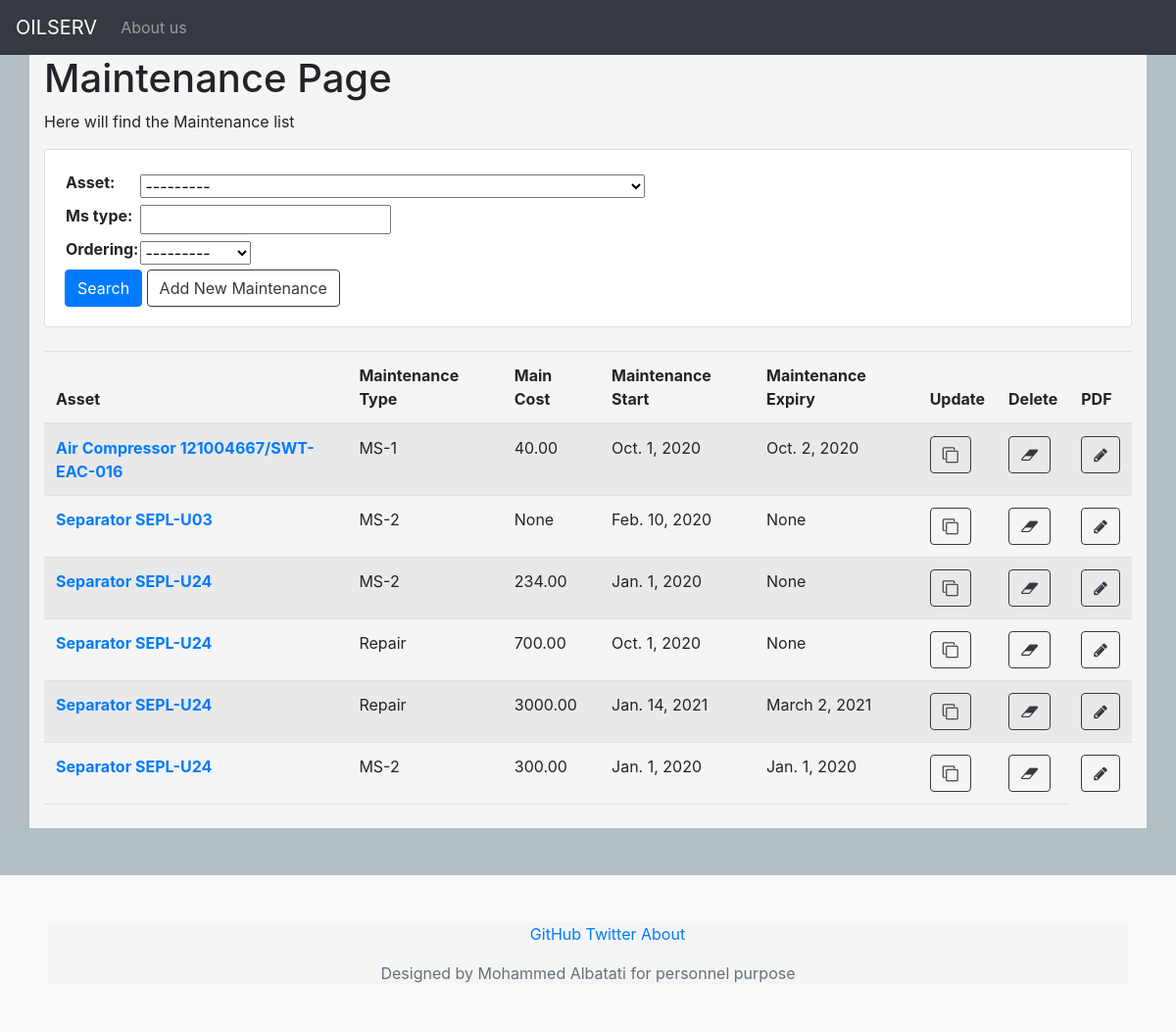
/Maintenance/, run on the app's committed database.
### Maintenance/models.py (models this page shows, shortened)
class MaintenanceDB(models.Model):
    main_date_start = models.DateField( null=True)
    ms_type= models.CharField(max_length=20, null=True)
    main_date_end = models.DateField(blank=True, null=True)
    main_cost = models.DecimalField(max_digits=8, null=True,decimal_places=2,blank=True)
    expiry_date = models.DateField(blank=True, null=True)
    asset = models.ForeignKey(FAR_DB,on_delete=models.CASCADE)
    description = models.CharField(max_length=900, null=True,blank=True)

### FAR/models.py (models this page shows, shortened)
class FAR_DB(models.Model):
    asset_num = models.CharField(max_length=200,unique=True, blank=False)
    serial_num = models.CharField(max_length=200,unique=True,blank=True)
    description = models.CharField(max_length=800, null=True,blank=True)
    BU = models.CharField(max_length=4,null=True,blank=True)
    BL = models.CharField(max_length=4,null=True,blank=True)
    asset_life = models.IntegerField(null=True,blank=True)
    acquisition_cost  = models.DecimalField(max_digits=10, decimal_places=2,null=True,blank=True)
    tot_dep_value  = models.DecimalField(max_digits=10, decimal_places=2,null=True,blank=True)
    nbv  = models.DecimalField(max_digits=10, decimal_places=2,null=True,blank=True)
    acquisition_date  = models.DateField(null=True,blank=True)
    equ_type = models.CharField(max_length=200,null=True,blank=True)
    temp_location = models.CharField(max_length=200, blank=True,null=True)
    def __str__(self):
        return '%s %s'% (self.equ_type ,self.serial_num )
    class Meta:
        ordering = ['equ_type']

### Maintenance/views.py (the view)
# urls.py: path('', views.MaintenanceHomePage.as_view(), name='maintenance'),
class MaintenanceHomePage(ListView):
    template_name = 'Maintenance/maintenance_page.html'
    queryset = MaintenanceDB.objects.all()
    context_object_name = 'main_all'
    def get_context_data(self, **kwargs):
        context = super().get_context_data(**kwargs)
        context['filter'] = Maintenancefilter(self.request.GET, queryset=self.queryset)
        return context

### Maintenance/templates/Maintenance/maintenance_page.html
{% extends 'base.html' %}
{% block body_block %}
<h1>Maintenance Page</h1>
<p>Here will find the Maintenance list </p>
<div class="row">
	<div class="col">
		<div class="card card-body" >
			<form  method="GET" >
				<table>
					{{ filter.form.as_table}}
				</table>
				<button type="submit" class="btn btn-primary" >Search</button>
				<a class="btn btn-outline-dark" href="{% url 'maintenance_new' %}">Add New Maintenance</a>
			</form>
		</div>
	</div>
</div>
<br>
<table class="table table-striped">
	<thead>
		<tr>
			<th scope="col">Asset</th>
			<th scope="col">Maintenance Type</th>
			<th scope="col">Main Cost</th>
			<th scope="col">Maintenance Start</th>
			<th scope="col">Maintenance Expiry</th>
			<th scope="col">Update</th>
			<th scope="col">Delete</th>
			<th scope="col">PDF</th>
		</tr>
	</thead>
	<tbody>
		{% for fa in filter.qs %}
		<tr>
			<th scope="row"> <a href="{% url 'maintenance_detail' pk=fa.pk  %}">{{ fa.asset }}</a></th>
			<td>{{ fa.ms_type  }}</td>
			<td>{{ fa.main_cost  }}</td>
			<td>{{ fa.main_date_start }}</td>
			<td>{{ fa.main_date_end }}</td>
			<td><a href="{% url 'maintenance_update' pk=fa.pk  %}" class="btn btn-outline-dark"><span class="fa fa-clone"></a></td>
			<td><a href="{% url 'maintenance_delete' pk=fa.pk  %}"class="btn btn-outline-dark"><span class="fa fa-eraser"></a></td>
			<td><a href="{% url 'pdf_maintenance_view' pk=fa.pk  %}"class="btn btn-outline-dark"><span class="fa fa-pencil"></a></td>
		</tr>
		{% endfor %}
	</tbody>
	<tfoot>
		<tr>
			<td scope="col"></td>
			<td scope="col"></td>
			<td scope="col"></td>
			<td scope="col"></td>
			<td scope="col"></td>
			<td scope="col"></td>
			<td scope="col"></td>
		</tr>
	</tfoot>
</table >
{% endblock %}

### static/css/style.css (style rules this page uses)
body { background-color: #b2bec3; }
tfoot { color: black; font-size: 1.3em; }

### data on the page
MaintenanceDB: asset "Air Compressor 121004667/SWT-EAC-016", ms_type "MS-1", main_cost "40.00", main_date_start "Oct. 1, 2020", main_date_end "Oct. 2, 2020"
MaintenanceDB: asset "Separator SEPL-U03", ms_type "MS-2", main_cost "None", main_date_start "Feb. 10, 2020", main_date_end "None"
MaintenanceDB: asset "Separator SEPL-U24", ms_type "MS-2", main_cost "234.00", main_date_start "Jan. 1, 2020", main_date_end "None"
MaintenanceDB: asset "Separator SEPL-U24", ms_type "Repair", main_cost "700.00", main_date_start "Oct. 1, 2020", main_date_end "None"
MaintenanceDB: asset "Separator SEPL-U24", ms_type "Repair", main_cost "3000.00", main_date_start "Jan. 14, 2021", main_date_end "March 2, 2021"
MaintenanceDB: asset "Separator SEPL-U24", ms_type "MS-2", main_cost "300.00", main_date_start "Jan. 1, 2020", main_date_end "Jan. 1, 2020"
